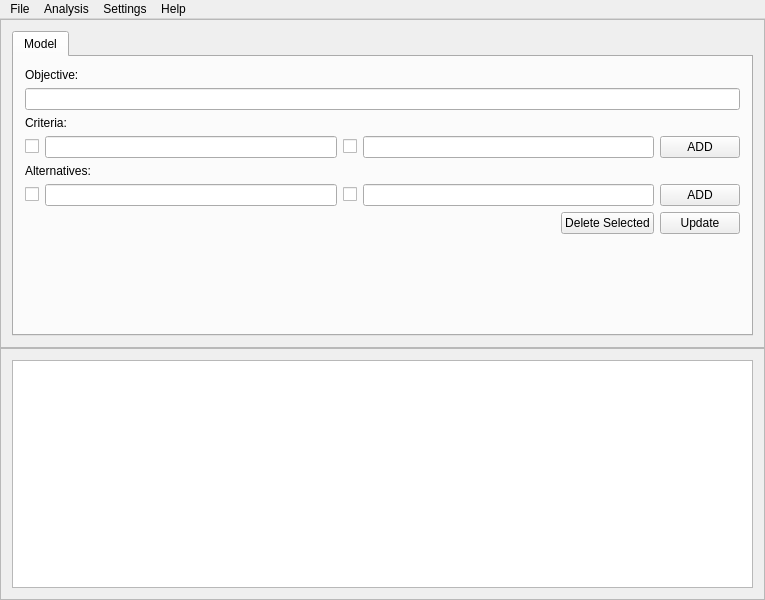
<?xml version="1.0" encoding="UTF-8"?>
<ui version="4.0">
 <class>MainWindow</class>
 <widget class="QMainWindow" name="MainWindow">
  <property name="windowModality">
   <enum>Qt::NonModal</enum>
  </property>
  <property name="geometry">
   <rect>
    <x>0</x>
    <y>0</y>
    <width>765</width>
    <height>600</height>
   </rect>
  </property>
  <property name="sizePolicy">
   <sizepolicy hsizetype="Preferred" vsizetype="Preferred">
    <horstretch>0</horstretch>
    <verstretch>0</verstretch>
   </sizepolicy>
  </property>
  <property name="minimumSize">
   <size>
    <width>600</width>
    <height>300</height>
   </size>
  </property>
  <property name="windowTitle">
   <string>DecisorGUI</string>
  </property>
  <property name="layoutDirection">
   <enum>Qt::LeftToRight</enum>
  </property>
  <property name="locale">
   <locale language="English" country="UnitedStates"/>
  </property>
  <widget class="QWidget" name="centralWidget">
   <property name="layoutDirection">
    <enum>Qt::LeftToRight</enum>
   </property>
   <property name="autoFillBackground">
    <bool>false</bool>
   </property>
   <property name="locale">
    <locale language="English" country="UnitedStates"/>
   </property>
   <layout class="QVBoxLayout" name="verticalLayout_3">
    <property name="leftMargin">
     <number>0</number>
    </property>
    <property name="topMargin">
     <number>0</number>
    </property>
    <property name="rightMargin">
     <number>0</number>
    </property>
    <property name="bottomMargin">
     <number>0</number>
    </property>
    <item>
     <widget class="QSplitter" name="splitter">
      <property name="orientation">
       <enum>Qt::Vertical</enum>
      </property>
      <property name="handleWidth">
       <number>0</number>
      </property>
      <property name="childrenCollapsible">
       <bool>false</bool>
      </property>
      <widget class="QFrame" name="frame">
       <property name="minimumSize">
        <size>
         <width>0</width>
         <height>0</height>
        </size>
       </property>
       <property name="frameShape">
        <enum>QFrame::StyledPanel</enum>
       </property>
       <property name="frameShadow">
        <enum>QFrame::Plain</enum>
       </property>
       <property name="lineWidth">
        <number>1</number>
       </property>
       <layout class="QHBoxLayout" name="horizontalLayout">
        <item>
         <widget class="QTabWidget" name="tabWidget">
          <property name="minimumSize">
           <size>
            <width>0</width>
            <height>225</height>
           </size>
          </property>
          <property name="currentIndex">
           <number>0</number>
          </property>
          <widget class="QWidget" name="tab">
           <attribute name="title">
            <string>Model</string>
           </attribute>
           <layout class="QVBoxLayout" name="verticalLayout_2">
            <item>
             <widget class="QLabel" name="label">
              <property name="text">
               <string>Objective:</string>
              </property>
             </widget>
            </item>
            <item>
             <widget class="QLineEdit" name="objective">
              <property name="toolTip">
               <string/>
              </property>
             </widget>
            </item>
            <item>
             <widget class="QLabel" name="label_2">
              <property name="text">
               <string>Criteria:</string>
              </property>
             </widget>
            </item>
            <item>
             <layout class="QHBoxLayout" name="horizontalLayoutCriteria">
              <item>
               <widget class="QCheckBox" name="checkBox">
                <property name="text">
                 <string/>
                </property>
               </widget>
              </item>
              <item>
               <widget class="QLineEdit" name="criterion1"/>
              </item>
              <item>
               <widget class="QCheckBox" name="checkBox_2">
                <property name="text">
                 <string/>
                </property>
               </widget>
              </item>
              <item>
               <widget class="QLineEdit" name="criterion2"/>
              </item>
              <item>
               <widget class="QPushButton" name="btnAddCriterion">
                <property name="text">
                 <string>ADD</string>
                </property>
               </widget>
              </item>
             </layout>
            </item>
            <item>
             <widget class="QLabel" name="label_3">
              <property name="text">
               <string>Alternatives:</string>
              </property>
             </widget>
            </item>
            <item>
             <layout class="QHBoxLayout" name="horizontalLayoutAlternative">
              <item>
               <widget class="QCheckBox" name="checkBox_3">
                <property name="text">
                 <string/>
                </property>
               </widget>
              </item>
              <item>
               <widget class="QLineEdit" name="alternative1"/>
              </item>
              <item>
               <widget class="QCheckBox" name="checkBox_4">
                <property name="text">
                 <string/>
                </property>
               </widget>
              </item>
              <item>
               <widget class="QLineEdit" name="alternative2"/>
              </item>
              <item>
               <widget class="QPushButton" name="btnAddAlternative">
                <property name="text">
                 <string>ADD</string>
                </property>
               </widget>
              </item>
             </layout>
            </item>
            <item>
             <layout class="QHBoxLayout" name="horizontalLayout_5">
              <item>
               <spacer name="horizontalSpacer">
                <property name="orientation">
                 <enum>Qt::Horizontal</enum>
                </property>
                <property name="sizeHint" stdset="0">
                 <size>
                  <width>40</width>
                  <height>20</height>
                 </size>
                </property>
               </spacer>
              </item>
              <item>
               <widget class="QPushButton" name="btnDelete">
                <property name="text">
                 <string>Delete Selected</string>
                </property>
               </widget>
              </item>
              <item>
               <widget class="QPushButton" name="btnUpdate">
                <property name="text">
                 <string>Update</string>
                </property>
               </widget>
              </item>
             </layout>
            </item>
            <item>
             <spacer name="verticalSpacer">
              <property name="orientation">
               <enum>Qt::Vertical</enum>
              </property>
              <property name="sizeHint" stdset="0">
               <size>
                <width>20</width>
                <height>40</height>
               </size>
              </property>
             </spacer>
            </item>
           </layout>
          </widget>
         </widget>
        </item>
       </layout>
      </widget>
      <widget class="QFrame" name="frame_2">
       <property name="frameShape">
        <enum>QFrame::StyledPanel</enum>
       </property>
       <property name="frameShadow">
        <enum>QFrame::Plain</enum>
       </property>
       <layout class="QVBoxLayout" name="verticalLayout">
        <item>
         <widget class="QTextBrowser" name="textBrowser">
          <property name="frameShape">
           <enum>QFrame::StyledPanel</enum>
          </property>
          <property name="frameShadow">
           <enum>QFrame::Plain</enum>
          </property>
          <property name="lineWidth">
           <number>1</number>
          </property>
         </widget>
        </item>
       </layout>
      </widget>
     </widget>
    </item>
   </layout>
  </widget>
  <widget class="QMenuBar" name="menuBar">
   <property name="geometry">
    <rect>
     <x>0</x>
     <y>0</y>
     <width>765</width>
     <height>21</height>
    </rect>
   </property>
   <widget class="QMenu" name="menuFile">
    <property name="title">
     <string>File</string>
    </property>
    <addaction name="actionNew"/>
    <addaction name="separator"/>
    <addaction name="actionOpen"/>
    <addaction name="actionOpen_Several"/>
    <addaction name="separator"/>
    <addaction name="actionSaveModel"/>
    <addaction name="actionSaveModelAs"/>
    <addaction name="actionSaveAll"/>
    <addaction name="separator"/>
    <addaction name="actionExit"/>
   </widget>
   <widget class="QMenu" name="menuEdit">
    <property name="title">
     <string>Help</string>
    </property>
    <addaction name="actionAbout"/>
   </widget>
   <widget class="QMenu" name="menuSettings">
    <property name="acceptDrops">
     <bool>true</bool>
    </property>
    <property name="title">
     <string>Settings</string>
    </property>
    <addaction name="actionCalculate"/>
    <addaction name="separator"/>
    <addaction name="actionAutomatic_Calculation"/>
    <addaction name="actionDecimal_Comma"/>
    <addaction name="actionToggle_Scale"/>
    <addaction name="separator"/>
    <addaction name="actionSet_Scale"/>
   </widget>
   <widget class="QMenu" name="menuAnalysis">
    <property name="title">
     <string>Analysis</string>
    </property>
    <widget class="QMenu" name="menuB_O_C_R">
     <property name="title">
      <string>B.O.C.R.</string>
     </property>
     <addaction name="actionNewBOCR"/>
     <addaction name="actionLoadBOCR"/>
    </widget>
    <addaction name="menuB_O_C_R"/>
   </widget>
   <addaction name="menuFile"/>
   <addaction name="menuAnalysis"/>
   <addaction name="menuSettings"/>
   <addaction name="menuEdit"/>
  </widget>
  <action name="actionOpen">
   <property name="text">
    <string>Open</string>
   </property>
   <property name="shortcut">
    <string>Ctrl+O</string>
   </property>
  </action>
  <action name="actionSaveModelAs">
   <property name="text">
    <string>Save Model As</string>
   </property>
  </action>
  <action name="actionExit">
   <property name="text">
    <string>Exit</string>
   </property>
   <property name="shortcut">
    <string>Ctrl+Q</string>
   </property>
  </action>
  <action name="actionSaveAll">
   <property name="text">
    <string>Save Report</string>
   </property>
   <property name="shortcut">
    <string>Ctrl+R</string>
   </property>
  </action>
  <action name="actionAbout">
   <property name="text">
    <string>About</string>
   </property>
  </action>
  <action name="actionNew">
   <property name="text">
    <string>New</string>
   </property>
   <property name="shortcut">
    <string>Ctrl+N</string>
   </property>
  </action>
  <action name="actionDecimal_Comma">
   <property name="checkable">
    <bool>true</bool>
   </property>
   <property name="text">
    <string>Decimal Comma</string>
   </property>
   <property name="toolTip">
    <string>Use comma (numeric brazillian format) or period (american format)</string>
   </property>
   <property name="whatsThis">
    <string>Use comma (numeric brazillian format) or period (american format)</string>
   </property>
  </action>
  <action name="actionNewBOCR">
   <property name="text">
    <string>New</string>
   </property>
  </action>
  <action name="actionLoadBOCR">
   <property name="text">
    <string>Load</string>
   </property>
  </action>
  <action name="actionSet_Scale">
   <property name="text">
    <string>Set Scale</string>
   </property>
  </action>
  <action name="actionToggle_Scale">
   <property name="checkable">
    <bool>true</bool>
   </property>
   <property name="text">
    <string>Toggle Scale</string>
   </property>
   <property name="shortcut">
    <string>Ctrl+T</string>
   </property>
  </action>
  <action name="actionOpen_Several">
   <property name="text">
    <string>Open Several</string>
   </property>
  </action>
  <action name="actionSaveModel">
   <property name="text">
    <string>Save Model</string>
   </property>
   <property name="shortcut">
    <string>Ctrl+S</string>
   </property>
  </action>
  <action name="actionAutomatic_Calculation">
   <property name="checkable">
    <bool>true</bool>
   </property>
   <property name="checked">
    <bool>true</bool>
   </property>
   <property name="text">
    <string>Automatic Calculation</string>
   </property>
  </action>
  <action name="actionCalculate">
   <property name="text">
    <string>Decide</string>
   </property>
   <property name="shortcut">
    <string>Ctrl+D</string>
   </property>
  </action>
 </widget>
 <layoutdefault spacing="6" margin="11"/>
 <resources/>
 <connections/>
</ui>
